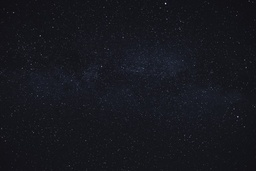
#> input picture images/nightSky2.jfif, 256 x 171 px, shrunk from 1000 x 667 before the run, found by its file name
$ python readImage.py
#> lines starting #> are read from the running program, lines starting #| are printed output that depends on the picture
from os.path import dirname, abspath
from PIL import Image
import numpy as np

LOWEST_VALUE = 30;

d = dirname(dirname(abspath(__file__)))
im = np.array(Image.open(d + '\\images\\nightSky2.jfif'))
#> im is the input picture: shape (171, 256, 3); mean R, G, B 22.7, 23.7, 30


'''
This function checks the neighbouring pixels of the selected pixel to see if it is the last pixel in its cluster
'''
def checkNeighbourPixels(topPixel, rightPixel, bottomPixel, leftPixel, bottomLeftPixel, topRightPixel, bottomRightPixel, topLeftPixel):

    if(nonBlackPixel(topPixel)):
        return True
    elif(nonBlackPixel(rightPixel)):
        return True
    elif(nonBlackPixel(bottomPixel)):
        return True
    elif(nonBlackPixel(leftPixel)):
        return True
    elif(nonBlackPixel(topRightPixel)):
        return True
    elif(nonBlackPixel(bottomLeftPixel)):
        return True
    elif(nonBlackPixel(bottomRightPixel)):
        return True
    elif(nonBlackPixel(topLeftPixel)):
        return True
    return False

def nonBlackPixel(pixel):
    if(pixel[0] > LOWEST_VALUE or pixel[1] > LOWEST_VALUE or pixel[2] > LOWEST_VALUE):
        return True
    else:
        return False

def checkHowManyNonBlackPixels(image):
    count = 0
    imageSize = image.shape
    for x in range(imageSize[1]):
        for y in range(imageSize[0]):
            currentPixel = image[y][x]
            if(currentPixel[0] > LOWEST_VALUE or currentPixel[1] > LOWEST_VALUE or currentPixel[2] > LOWEST_VALUE):
                count += 1
    return count

print(type(im))
#| <class 'numpy.ndarray'>
print(im.dtype)
#| uint8
print(im.shape)
#| (171, 256, 3)

imageSize = im.shape
#> imageSize = (171, 256, 3)
starCount = 0

for x in range(imageSize[1]):
    for y in range(imageSize[0]):
        currentPixel = im[y][x]
        if(nonBlackPixel(currentPixel) and (y>0 and x>0) and (y<imageSize[0]-1 and x<imageSize[1]-1)):

            # get the directly neighbouring pixels
            topPixel = im[y-1][x]
            rightPixel = im[y+1][x]
            bottomPixel = im[y][x+1]
            leftPixel = im[y][x-1]

            # get the diagonally neighbouring pixels
            bottomLeftPixel = im[y-1][x-1]
            topRightPixel = im[y+1][x+1]
            bottomRightPixel = im[y-1][x+1]
            topLeftPixel = im[y+1][x-1]

            # if one of the neighbouring pixels is non black then we can black out the current pixel
            if(checkNeighbourPixels(topPixel, rightPixel, bottomPixel, leftPixel, bottomLeftPixel, topRightPixel, bottomRightPixel, topLeftPixel)):
                im[y][x] = (0,0,0)
            else:
                starCount += 1
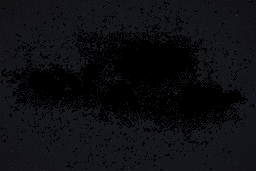
#> im: shape (171, 256, 3); mean R, G, B 13.9, 14.4, 17.9
#> after the loop, starCount = 1260

print("Star Count: " + str(starCount))
#| Star Count: 1260
